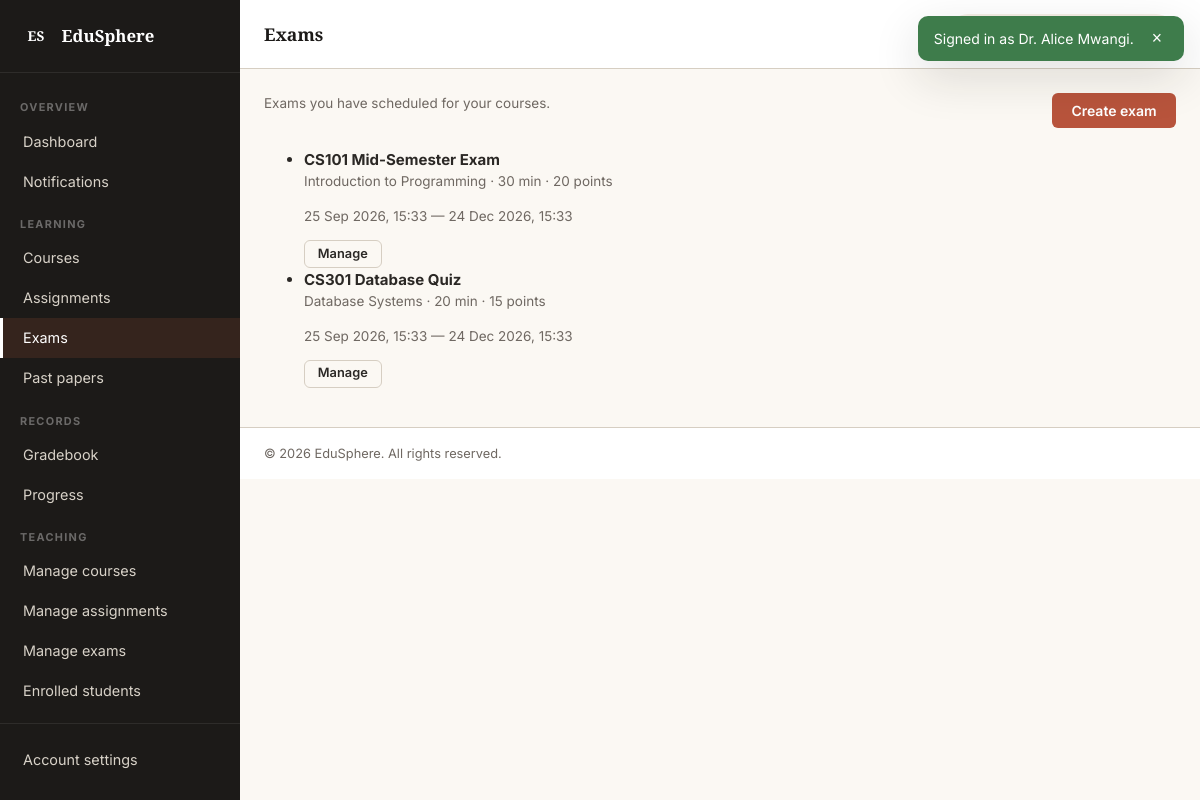
The page /pages/exams.php (signed in) on the database its author committed.
### tables this page shows
CREATE TABLE exams (
    id INT AUTO_INCREMENT PRIMARY KEY,
    course_id INT NOT NULL,
    title VARCHAR(200) NOT NULL,
    instructions TEXT,
    duration_minutes INT DEFAULT 60,
    total_points INT DEFAULT 100,
    start_at DATETIME DEFAULT NULL,
    end_at DATETIME DEFAULT NULL,
    is_published TINYINT(1) NOT NULL DEFAULT 0,
    created_at TIMESTAMP DEFAULT CURRENT_TIMESTAMP,
    FOREIGN KEY (course_id) REFERENCES courses(id) ON DELETE CASCADE
);

CREATE TABLE courses (
    id INT AUTO_INCREMENT PRIMARY KEY,
    code VARCHAR(20) UNIQUE NOT NULL,
    title VARCHAR(200) NOT NULL,
    description TEXT,
    instructor_id INT NOT NULL,
    department_id INT DEFAULT NULL,
    category VARCHAR(80) DEFAULT NULL,
    level ENUM('beginner','intermediate','advanced') DEFAULT 'beginner',
    duration_hours INT DEFAULT 0,
    thumbnail VARCHAR(255) DEFAULT NULL,
    is_published TINYINT(1) NOT NULL DEFAULT 0,
    created_at TIMESTAMP DEFAULT CURRENT_TIMESTAMP,
    FOREIGN KEY (instructor_id) REFERENCES users(id) ON DELETE CASCADE,
    FOREIGN KEY (department_id) REFERENCES departments(id) ON DELETE SET NULL
);

### includes/auth.php (called while the page is built, shortened)
<?php
require_once __DIR__ . '/helpers.php';
function current_user() {
    static $user = null, $loaded = false;
    if ($loaded) return $user;
    $loaded = true;
    $stmt = db()->prepare("
        SELECT u.*, d.name AS department_name, d.code AS department_code
        FROM users u
        LEFT JOIN departments d ON d.id = u.department_id
        WHERE u.id = ?
    ");
    $stmt->bind_param('i', $_SESSION['user_id']);
    $stmt->execute();
    $user = $stmt->get_result()->fetch_assoc() ?: null;
    return $user;
}
function is_logged_in() {
    $u = current_user();
    return $u && $u['status'] === 'active';
}
function require_login() {
    if (!is_logged_in()) {
        $u = current_user();
        if ($u && $u['status'] !== 'active') {
            $_SESSION['account_status']   = $u['status'];
            $_SESSION['rejection_reason'] = $u['rejection_reason'] ?? '';
        }
        session_unset();
        session_destroy();
        session_start();
        redirect(SITE_URL . '/pages/login.php');
    }
}
function is_student()    { $u = current_user(); return $u && $u['role'] === 'student'; }
function is_instructor() { $u = current_user(); return $u && $u['role'] === 'instructor'; }

### includes/db.php (called while the page is built, shortened)
<?php
function db() {
    static $conn = null;
    if ($conn === null) {
        $conn = new mysqli(DB_HOST, DB_USER, DB_PASS, DB_NAME);
        $conn->set_charset('utf8mb4');
    }
    return $conn;
}

### includes/helpers.php (called while the page is built, shortened)
<?php
require_once __DIR__ . '/db.php';
function e($v)   { return htmlspecialchars((string)$v, ENT_QUOTES, 'UTF-8'); }
function fmt_date($dt, $fmt = 'd M Y') {
    $t = strtotime($dt); return $t ? date($fmt, $t) : '—';
}
function fmt_datetime($dt) { return fmt_date($dt, 'd M Y, H:i'); }

### pages/exams.php (the view, shortened to what this page needs)
<?php
require_once __DIR__ . '/../includes/auth.php';
require_login();
$user = current_user();
$uid = (int)$user['id'];
$conn = db();
if (is_student()) {
    $stmt = $conn->prepare("SELECT x.*, c.title AS course_title, xa.status, xa.score
                            FROM exams x
                            JOIN courses c ON c.id = x.course_id
                            JOIN enrollments e ON e.course_id = c.id AND e.user_id = ?
                            LEFT JOIN exam_attempts xa ON xa.exam_id = x.id AND xa.user_id = ?
                            WHERE x.is_published = 1 ORDER BY x.start_at ASC");
    $stmt->bind_param('ii', $uid, $uid);
} else {
    $stmt = $conn->prepare("SELECT x.*, c.title AS course_title, NULL AS status, NULL AS score
                            FROM exams x JOIN courses c ON c.id = x.course_id
                            WHERE c.instructor_id = ? ORDER BY x.created_at DESC");
    $stmt->bind_param('i', $uid);
}
$stmt->execute();
$exams = $stmt->get_result()->fetch_all(MYSQLI_ASSOC);
include __DIR__ . '/../includes/header.php';
?>
<div class="toolbar">
    <p class="muted"><?php echo is_student() ? 'Exams available in your enrolled courses.' : 'Exams you have scheduled for your courses.'; ?></p>
    <?php if (is_instructor()): ?>
        <a class="btn btn--primary" href="exam-manage.php">Create exam</a>
    <?php endif; ?>
</div>
<?php if (!$exams): ?>
    <p class="empty">No exams available.</p>
<?php else: ?>
    <ul class="assignment-list">
        <?php foreach ($exams as $x): ?>
            <li class="assignment-row">
                <div>
                    <strong><?php echo e($x['title']); ?></strong>
                    <p class="muted"><?php echo e($x['course_title']); ?> · <?php echo (int)$x['duration_minutes']; ?> min · <?php echo (int)$x['total_points']; ?> points</p>
                    <p class="muted"><?php echo e(fmt_datetime($x['start_at'])); ?> — <?php echo e(fmt_datetime($x['end_at'])); ?></p>
                </div>
                <div class="assignment-row__status">
                    <?php if (is_student()): ?>
                        <?php if ($x['status'] === 'submitted' || $x['status'] === 'graded'): ?>
                            <span class="badge badge--success">Score <?php echo (int)$x['score']; ?></span>
                        <?php else: ?>
                            <a class="btn btn--primary btn--sm" href="exam-take.php?id=<?php echo (int)$x['id']; ?>">Start</a>
                        <?php endif; ?>
                    <?php else: ?>
                        <a class="btn btn--ghost btn--sm" href="exam-manage.php?id=<?php echo (int)$x['id']; ?>">Manage</a>
                    <?php endif; ?>
                </div>
            </li>
        <?php endforeach; ?>
    </ul>
<?php endif; ?>
<?php include __DIR__ . '/../includes/footer.php'; ?>

### assets/css/base.css (style rules this page uses)
:root { --ink-900: #1c1a18; --ink-700: #2b2825; --ink-500: #4a4540; --ink-400: #6f6862; --ink-300: #a1998f; --ink-200: #d6cec2; --paper-50: #fbf8f3; --paper-100: #f5efe6; --paper-200: #ebe3d5; --paper-300: #d8cbb8; --rust-500: #b8543c; --rust-600: #9c4228; --rust-100: #f6e0d8; --amber-500: #d99b34; --amber-600: #b57d1f; --amber-100: #faeed0; --sage-500: #6b8a63; --sage-600: #53704c; --sage-100: #e3ecdf; --danger-500: #b14343; --danger-100: #f7dede; --success-500: #3e7c4b; --success-100: #dcecdc; --radius-sm: 6px; --radius-md: 10px; --radius-lg: 16px; --shadow-1: 0 1px 2px rgba(28,26,24,0.06); --shadow-2: 0 4px 16px rgba(28,26,24,0.08); --shadow-3: 0 16px 48px rgba(28,26,24,0.14); --font-sans: 'Inter', system-ui, -apple-system, 'Segoe UI', Roboto, sans-serif; --font-display: 'Source Serif 4', Georgia, serif; }
*, *::before, *::after { box-sizing: border-box; }
html, body { margin: 0; padding: 0; }
body { font-family: var(--font-sans); font-size: 15px; line-height: 1.55; color: var(--ink-700); background: var(--paper-50); -webkit-font-smoothing: antialiased; min-height: 100vh; }
a { color: var(--rust-600); text-decoration: none; }
p { margin: 0 0 1em; }
.muted { color: var(--ink-400); font-size: 0.9em; }
.btn { display: inline-flex; align-items: center; justify-content: center; gap: 8px; padding: 0.6rem 1.15rem; font-family: inherit; font-size: 0.875rem; font-weight: 600; line-height: 1; border-radius: var(--radius-sm); border: 1px solid transparent; cursor: pointer; text-decoration: none; white-space: nowrap; transition: background 0.15s, color 0.15s, border-color 0.15s, transform 0.1s; }
.btn--primary { background: var(--rust-500); color: #fff; }
.btn--ghost { background: transparent; color: var(--ink-700); border-color: var(--ink-200); }
.btn--sm { padding: 0.4rem 0.8rem; font-size: 0.8rem; }

### assets/css/components.css (style rules this page uses)
.toolbar { display: flex; align-items: center; gap: 1rem; justify-content: space-between; margin-bottom: 1.25rem; flex-wrap: wrap; }

### rows shown on the page
exams: title "CS101 Mid-Semester Exam", course.title "Introduction to Programming", duration_minutes "30", total_points "20", start_at "25 Sep 2026, 15:33", end_at "24 Dec 2026, 15:33"
exams: title "CS301 Database Quiz", course.title "Database Systems", duration_minutes "20", total_points "15", start_at "25 Sep 2026, 15:33", end_at "24 Dec 2026, 15:33"

### other values the page prints
$flash['message'] "Signed in as Dr. Alice Mwangi."
SITE_NAME "EduSphere"
$label "Dashboard Notifications Courses Assignments Exams Past papers Gradebook Progress Manage courses Manage assignments Manage exams Enrolled students"
$__pageTitle "Exams"
